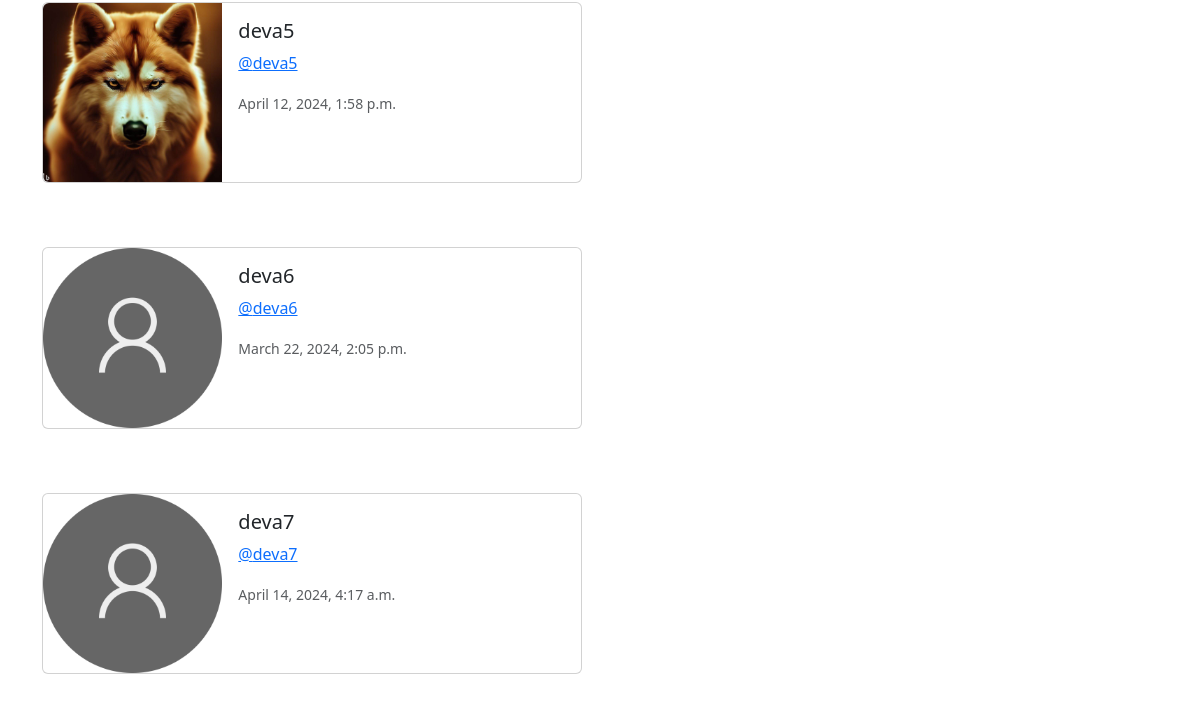
Page /profile-list/ (signed in, lower part) on the earlier database version.
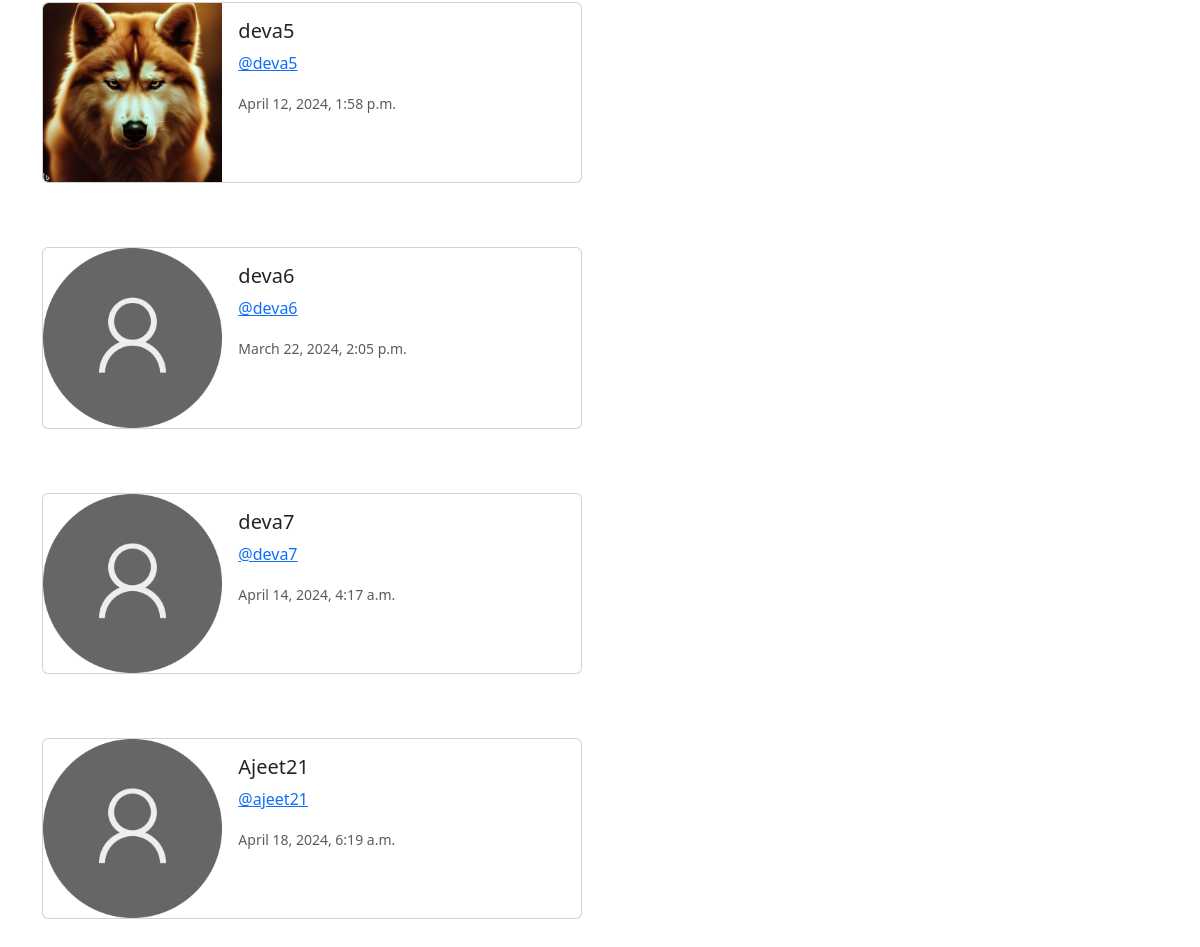
Same page on the later database version.
### musker/models.py (models this page shows, shortened)
class Profile(models.Model):
    user = models.OneToOneField(User, on_delete=models.CASCADE)
    follows = models.ManyToManyField(
        "self", related_name="followed_by", symmetrical=False, blank=True
    )
    profile_image = models.ImageField(null=True,blank=True,upload_to='images/')
    date_modified = models.DateTimeField(User, auto_now=True, auto_now_add=False)
    profile_bio = models.CharField(null=True,blank=True, max_length=100)
    portfolio_link = models.CharField(null=True,blank=True, max_length=100)
    facebook_link = models.CharField(null=True,blank=True, max_length=100)
    twitter_link = models.CharField(null=True,blank=True, max_length=100)
    instagram_link = models.CharField(null=True,blank=True, max_length=100)
    linkedin_link = models.CharField(null=True,blank=True, max_length=100)

### musker/views.py (the view)
# urls.py: path('profile-list/',views.profile_list,name='profile_list'),
def profile_list(request):
    if request.user.is_authenticated:
        profiles = Profile.objects.exclude(user=request.user)
        return render(request, 'profile_list.html',{"profiles":profiles})
    else:
        messages.error(request,("Error: You need to login first"))
        return redirect('home')

### templates/profile_list.html (shortened to what this page needs)
{% extends 'base.html' %}
{% load static %}
{% block container %}
{% if profiles %}
    {% for i  in profiles %}
    <div class="card mb-3" style="max-width: 540px;">
        <div class="row g-0">
          <div class="col-md-4">
            {% if i.profile_image %}
            <img src="{{i.profile_image.url}}" class="img-fluid rounded-start" width="200"  height="200" alt="{{i.user.username}}">
            {% else %}
            <img src="{% static 'images/user_img.png' %}" class="img-fluid rounded-start" alt="...">
            {% endif %}
          </div>
          <div class="col-md-8">
            <div class="card-body">
              <h5 class="card-title">{{i.user.username}}</h5>
              <p><a href="{% url 'profile' i.user.id%}">@{{i.user.username | lower}}</a> </p>
              <p class="card-text"><small class="text-body-secondary">{{i.date_modified}}</small></p>
            </div>
          </div>
        </div>
      </div>
    <br> <br>
    {% endfor %}
{% endif %}
{% endblock container %}

Differences in the rows shown:
added Profile: user.username "Ajeet21", user.username "ajeet21", date_modified "April 18, 2024, 6:19 a.m."
